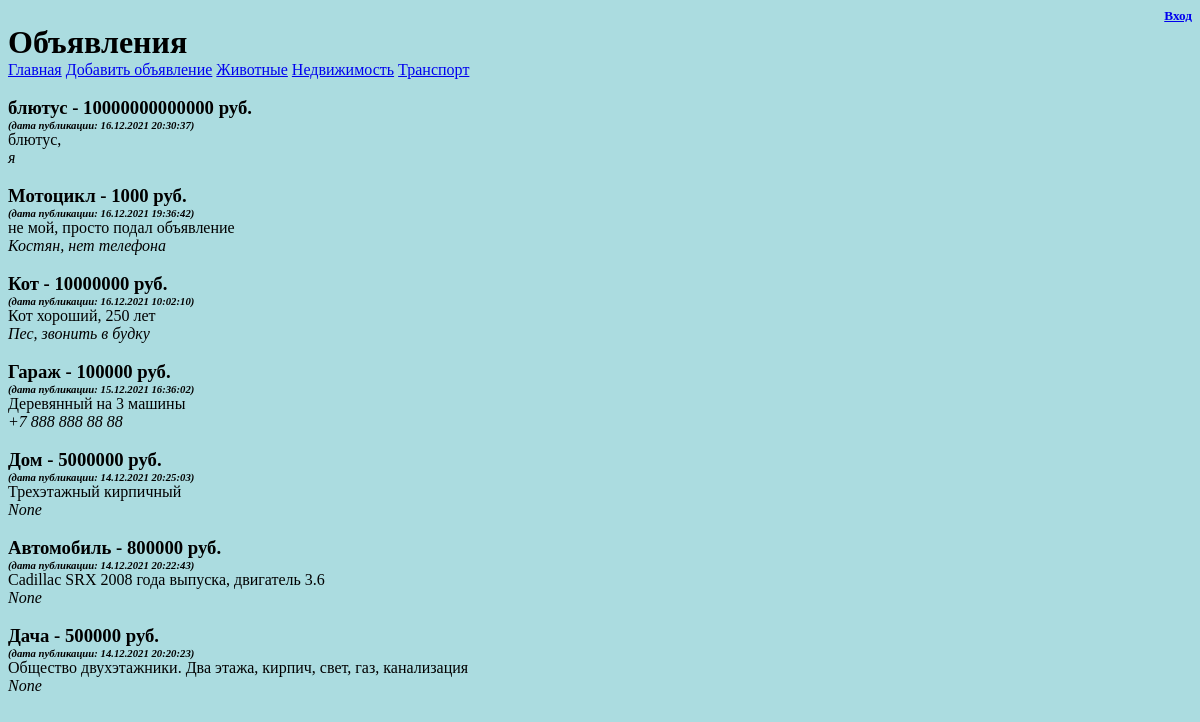
The page / on the database its author committed.
### bboard/models.py (models this page shows, shortened)
class Rubric(models.Model):
    name = models.CharField(
        max_length=20, db_index=True, verbose_name='Название')
    class Meta:
        verbose_name_plural = 'Рубрики'
        verbose_name = 'Рубрика'
        ordering = ['name']

class Bb(models.Model):
    title = models.CharField(max_length=50, verbose_name='Товар')
    content = models.TextField(
        null=True,
        blank=True,
        verbose_name='Описание'
        )
    price = models.IntegerField(null=True, blank=True,                verbose_name='Цена')
    published = models.DateTimeField(
        auto_now_add=True,
        db_index=True,
        verbose_name='Опубликовано'
        )
    contact = models.CharField(max_length=20, null=True, blank=True, verbose_name='Контакт')
    rubric = models.ForeignKey(
        'Rubric',
        null=True,
        on_delete=models.PROTECT,
        verbose_name='Рубрика'
        )
    class Meta:
        verbose_name_plural = 'Объявления'
        verbose_name = 'Объявление'
        ordering = ['-published']

### bboard/views.py (the view)
# urls.py: path('', index, name='index'),
def index(request):
    bbs = Bb.objects.all()
    rubrics = Rubric.objects.all()
    context = {'bbs':bbs, 'rubrics':rubrics}
    return render(request, 'bboard/index.html', context)

### bboard/templates/bboard/index.html (shortened to what this page needs)
<!DOCTYPE html>
{% load static %}
<html>
    <head>
        <link href="{% static '/css/style.css' %}" rel="stylesheet" type="text/css"/>
    </head>
    <body>
        <h5><a href="admin/">Вход</a></h5>
        <h1>Объявления</h1>
        <div>
            <a href="{% url 'index' %}">Главная</a>
            <a href="{% url 'add' %}">Добавить объявление</a>
            {% for rubric in rubrics %}
            <a href="{% url 'by_rubric' rubric.pk %}">{{ rubric.name }}</a>
            {% endfor %}
        </div>
        <br>
        {% for bb in bbs %}
        <div>
            <h3>{{ bb.title }} - {{ bb.price }} руб.</h3>
            <h6><em>(дата публикации: {{ bb.published|date:"d.m.Y H:i:s" }})</em></h6>
            <p>{{ bb.content }}</p>
            <em><p>{{ bb.contact }}</p></em>
            <br>
        </div>
        {% endfor %}
    </body>
</html>

### bboard/static/css/style.css (style rules this page uses)
html { background-color: #abdce0; }
h5 { margin: 0; text-align: right; }
h1 { margin: 0; }
h3 { margin: 0; padding: 1; }
em { margin: 0; }
p { margin: 0; }
h6 { margin: 0; }
a { margin: 1; }

### rows shown on the page
Rubric: name "Животные"
Rubric: name "Недвижимость"
Rubric: name "Транспорт"
Bb: title "блютус", price "10000000000000", published "16.12.2021 20:30:37", content "блютус,", contact "я"
Bb: title "Мотоцикл", price "1000", published "16.12.2021 19:36:42", content "не мой, просто подал объявление", contact "Костян, нет телефона"
Bb: title "Кот", price "10000000", published "16.12.2021 10:02:10", content "Кот хороший, 250 лет", contact "Пес, звонить в будку"
Bb: title "Гараж", price "100000", published "15.12.2021 16:36:02", content "Деревянный на 3 машины", contact "+7 888 888 88 88"
Bb: title "Дом", price "5000000", published "14.12.2021 20:25:03", content "Трехэтажный кирпичный", contact "None"
Bb: title "Автомобиль", price "800000", published "14.12.2021 20:22:43", content "Cadillac SRX 2008 года выпуска, двигатель 3.6", contact "None"
Bb: title "Дача", price "500000", published "14.12.2021 20:20:23", content "Общество двухэтажники. Два этажа, кирпич, свет, газ, канализация", contact "None"
